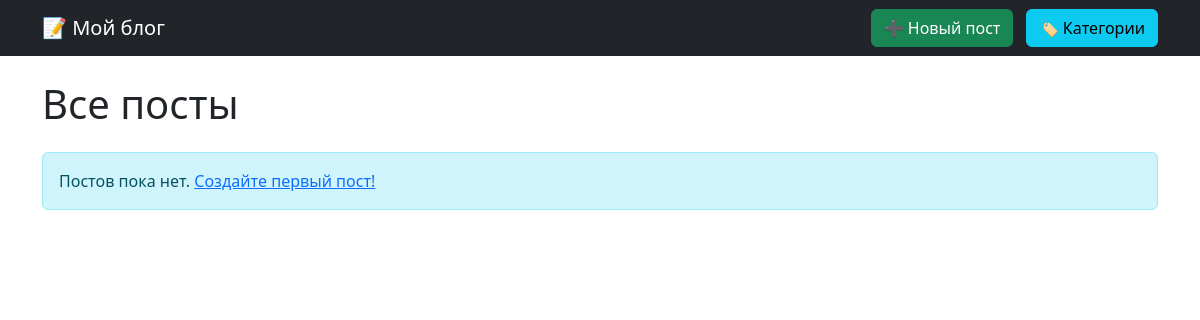
/, run on an earlier commit of the app's database.
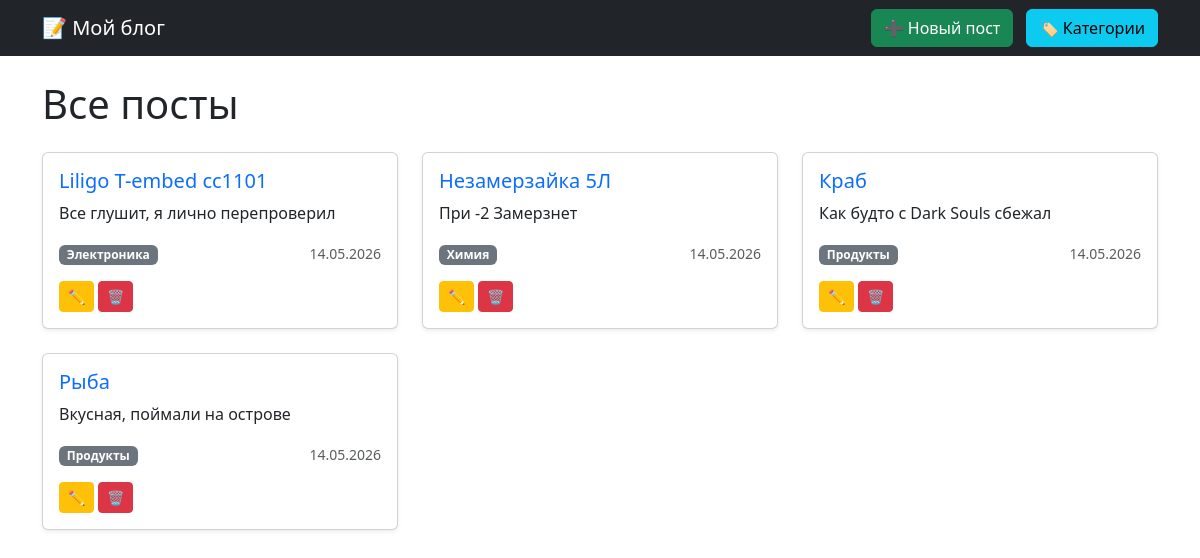
And on a later commit of the database.
### main/models.py (models this page shows, shortened)
class Post(models.Model):
    title = models.CharField(max_length=100)
    content = models.TextField()
    created_at = models.DateTimeField(auto_now_add=True)
    category = models.ForeignKey(Category, on_delete=models.CASCADE, null=True, blank=True)

class Category(models.Model):
    name = models.CharField(max_length=100)

### main/views.py (the view)
# urls.py: path('', views.PostListView.as_view(), name='post_list'),
class PostListView(ListView):
    model = Post
    template_name = 'main/post_list.html'
    context_object_name = 'posts'
    ordering = ['-created_at']  # сначала новые

### main/templates/main/post_list.html (shortened to what this page needs)
<!DOCTYPE html>
<html lang="ru">
<head>
    <link href="https://cdn.jsdelivr.net/npm/bootstrap@5.3.0/dist/css/bootstrap.min.css" rel="stylesheet">
</head>
<body>
    <nav class="navbar navbar-expand-lg navbar-dark bg-dark">
        <div class="container">
            <a class="navbar-brand" href="{% url 'post_list' %}">📝 Мой блог</a>
            <div class="ms-auto">
                <a href="{% url 'post_create' %}" class="btn btn-success me-2">➕ Новый пост</a>
                <a href="{% url 'category_list' %}" class="btn btn-info">🏷️ Категории</a>
            </div>
        </div>
    </nav>
    <div class="container mt-4">
        <div class="row">
            <div class="col-12">
                <h1 class="mb-4">Все посты</h1>
            </div>
        </div>
        <div class="row">
            {% for post in posts %}
            <div class="col-md-4">
                <div class="card mb-4 shadow-sm">
                    <div class="card-body">
                        <h5 class="card-title">
                            <a href="{% url 'post_detail' post.pk %}" class="text-decoration-none">{{ post.title }}</a>
                        </h5>
                        <p class="card-text">{{ post.content|truncatewords:20 }}</p>
                        <div class="d-flex justify-content-between align-items-center">
                            <div>
                                {% if post.category %}
                                <span class="badge bg-secondary">{{ post.category.name }}</span>
                                {% endif %}
                            </div>
                            <small class="text-muted">{{ post.created_at|date:"d.m.Y" }}</small>
                        </div>
                        <div class="mt-3">
                            <a href="{% url 'post_update' post.pk %}" class="btn btn-sm btn-warning">✏️</a>
                            <a href="{% url 'post_delete' post.pk %}" class="btn btn-sm btn-danger">🗑️</a>
                        </div>
                    </div>
                </div>
            </div>
            {% empty %}
            <div class="col-12">
                <div class="alert alert-info">
                    Постов пока нет. <a href="{% url 'post_create' %}">Создайте первый пост!</a>
                </div>
            </div>
            {% endfor %}
        </div>
    </div>
</body>
</html>

What changed in the data, as far as the page shows it:
added Post: title "Liligo T-embed cc1101", content "Все глушит, я лично перепроверил", category.name "Электроника", created_at "14.05.2026"
added Post: title "Незамерзайка 5Л", content "При -2 Замерзнет", category.name "Химия", created_at "14.05.2026"
added Post: title "Краб", content "Как будто с Dark Souls сбежал", category.name "Продукты", created_at "14.05.2026"
added Post: title "Рыба", content "Вкусная, поймали на острове", category.name "Продукты", created_at "14.05.2026"
Also different on the page:
text no longer shown: "Постов пока нет. Создайте первый пост!"
